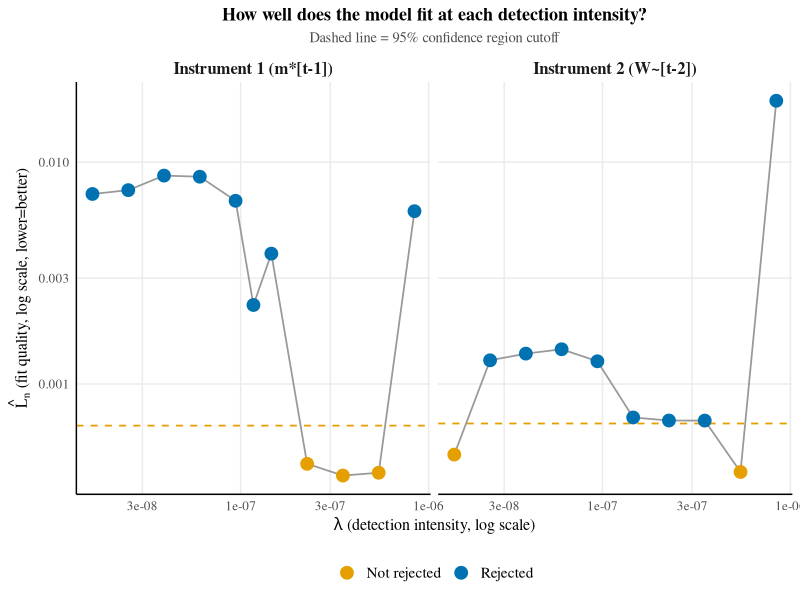

Source code (R):
## Slide version of the lag_m vs lag_2_cal_W lambda-grid comparison (1278),
## for a non-specialist committee audience: same data, shared x-axis range
## (lag_m's 5 higher, already-rejected lambda values dropped so both panels
## cover the same window), but plain labels -- no "CHT"/"soft test" jargon,
## just "95% confidence region". 2026-09-11.

library(tidyverse)

n <- 32232; dg <- 9
qc <- qchisq(0.95, dg)

lagm <- read.csv("Code/Products/1270-lambdagrid-lag_m-allcombined.csv") %>%
    filter(lambda <= 8.412e-07) %>%
    transmute(lambda, Lhat, instrument = "lag_m")

lag2w <- read.csv("Code/Products/1273-lambdagrid-noeta-lag_2_cal_W.csv") %>%
    transmute(lambda, Lhat, instrument = "lag_2_cal_W")

df <- bind_rows(lagm, lag2w) %>%
    group_by(instrument) %>%
    mutate(
        Lmin = min(Lhat),
        TS = 2*n*(Lhat - Lmin),
        pass = TS <= qc,
        cat = if_else(pass, "Not rejected", "Rejected")
    ) %>%
    ungroup() %>%
    mutate(
        instrument = factor(instrument, levels = c("lag_m", "lag_2_cal_W"),
                             labels = c("Instrument 1 (m*[t-1])", "Instrument 2 (W~[t-2])")),
        is_floor = instrument == "Instrument 2 (W~[t-2])" & lambda == min(lambda)
    )

hlines <- df %>% group_by(instrument) %>% summarise(y = min(Lhat) + qc/(2*n), .groups = "drop")

wong_orange <- "#E69F00"; wong_blue <- "#0072B2"

p <- ggplot(df, aes(x = lambda, y = Lhat)) +
    geom_hline(data = hlines, aes(yintercept = y), color = wong_orange,
               linewidth = 0.6, linetype = "dashed") +
    geom_line(color = "grey60", linewidth = 0.6) +
    geom_point(aes(color = cat), size = 4) +
    scale_color_manual(values = c("Not rejected" = wong_orange, "Rejected" = wong_blue)) +
    scale_x_log10(labels = scales::label_scientific()) +
    scale_y_log10() +
    facet_wrap(~instrument) +
    labs(x = expression(lambda~"(detection intensity, log scale)"),
         y = expression(hat(L)[n]~"(fit quality, log scale, lower=better)"),
         color = NULL,
         title = "How well does the model fit at each detection intensity?",
         subtitle = "Dashed line = 95% confidence region cutoff") +
    theme_minimal() +
    theme(
        panel.grid.minor = element_blank(),
        axis.line = element_line(color = "black", linetype = "solid"),
        plot.title = element_text(family = "Times", size = 13, face = "bold", hjust = 0.5),
        plot.subtitle = element_text(family = "Times", size = 10.5, hjust = 0.5, color = "grey30"),
        strip.text = element_text(family = "Times", size = 12, face = "bold"),
        legend.position = "bottom",
        legend.text = element_text(size = 11),
        axis.title = element_text(size = 11.5),
        axis.text = element_text(size = 9.5),
        text = element_text(family = "Times")
    )

ggsave("Paper/images/1285-lambdagrid-slide.png", p, width = 10, height = 5.5, dpi = 300)
cat("Saved: Paper/images/1285-lambdagrid-slide.png\n")
